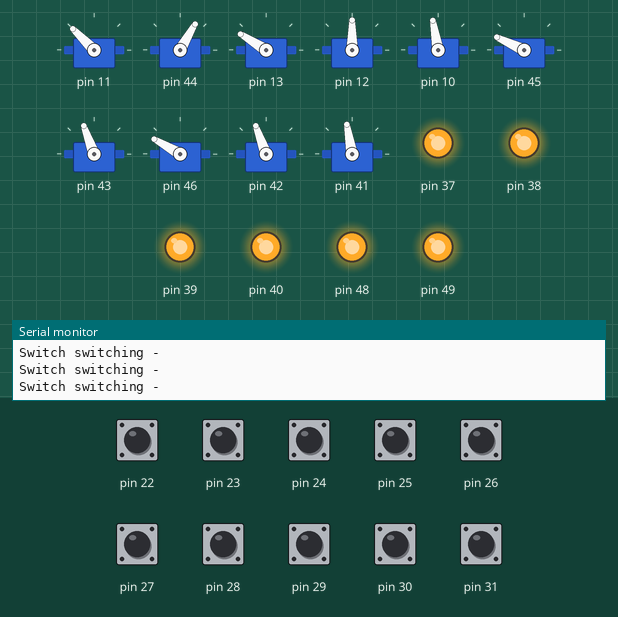
A program run on a simulated Arduino Mega 2560, built with avr-gcc and run on an emulated ATmega2560. On the bench: 10 × servo, output pins drawn as LEDs (lit = HIGH), the last lines printed to the serial monitor. Inputs (shaded band) come from the test bench; at power-on: pin 22–31 HIGH. The audio player accepts every command and is not drawn.

Above: at 2.0 s.
2.1 s: pin 22 pulled LOW for 1 s
At 2.87 s:
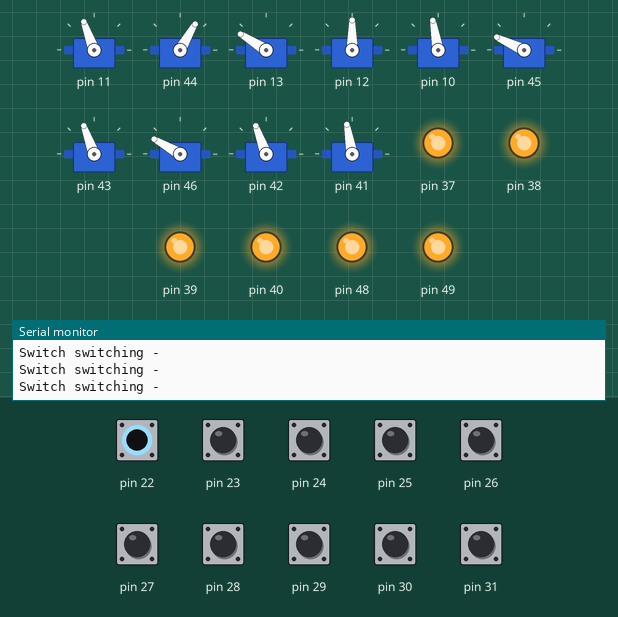
5.4 s: pin 26 pulled LOW for 0.15 s
At 5.56 s:
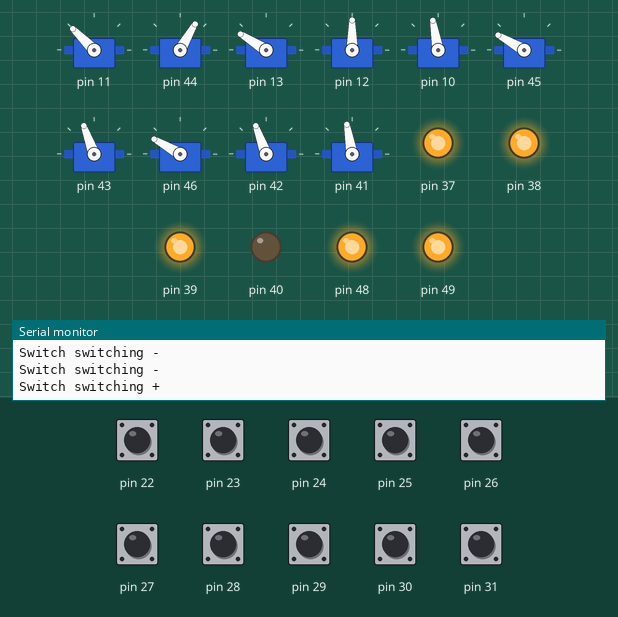
7.2 s: pin 27 pulled LOW for 0.15 s
9.0 s: pin 23 pulled LOW for 1 s
12.0 s: pin 24 pulled LOW for 1 s
At 12.47 s:
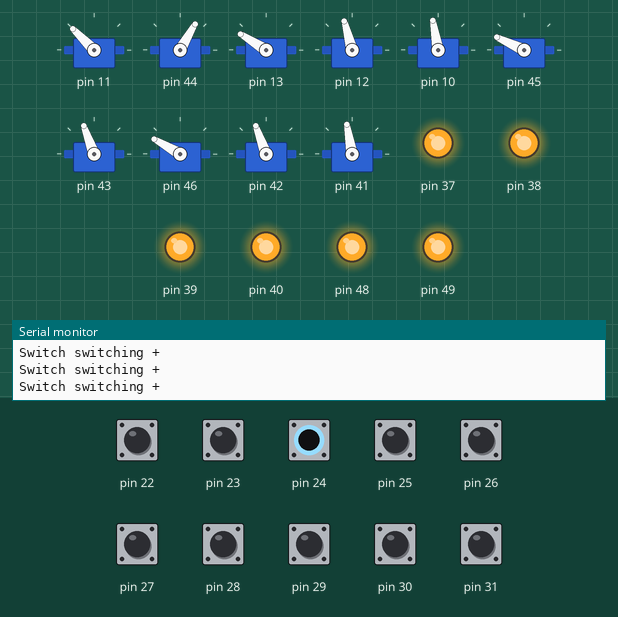
15.0 s: pin 25 pulled LOW for 1 s
At 15.77 s:
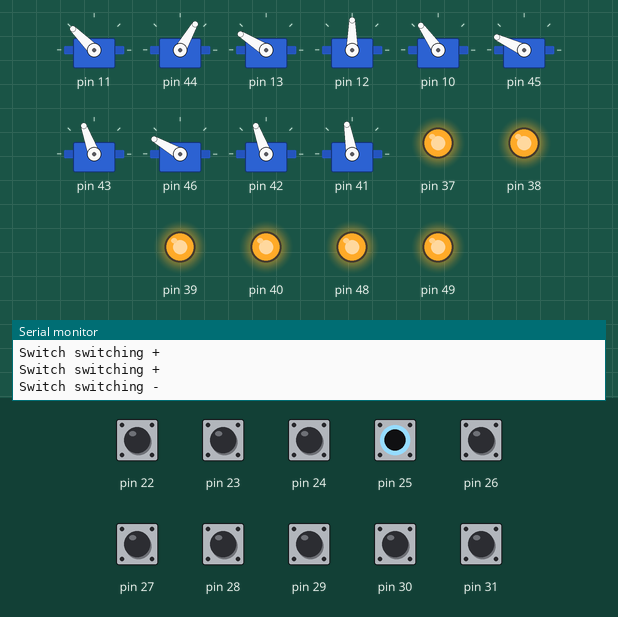
Timing chart, 0 to 18.5 s (numbered marks = the images above; inputs shaded):
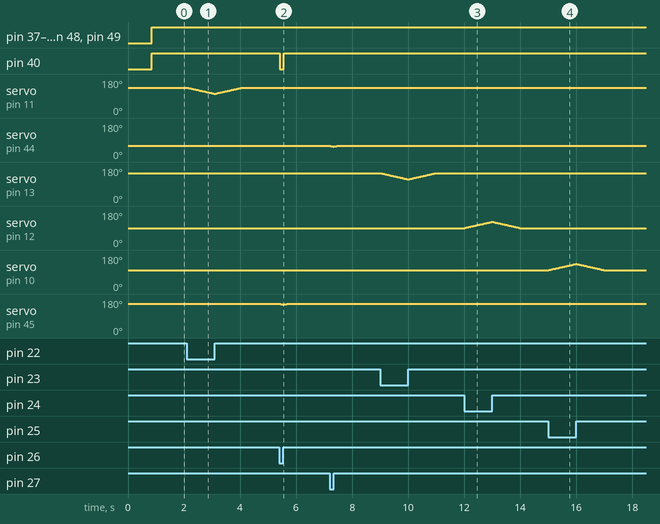

The program:

main.cpp
```cpp
#include <Arduino.h>


#include <Servo.h>

#include "inputHandler.h"
#include "outputHandler.h"
#include "components/servomotor/servomotor.h"
#include "components/relay/relay.h"
#include "signal_logic/signal_logic.h"


uint64_t current_time;

InputHandler *input_handler;

OutputHandler *output_handler;


void setup() {
    //delay(2000);
    Serial.begin(9600);
    input_handler = new InputHandler();
    output_handler = new OutputHandler();
}

void loop() {
    current_time = millis();

    input_handler->b_vyh1->get_state() ? output_handler->vyh1->switch_minus() : output_handler->vyh1->switch_plus();
    input_handler->b_nav1->get_state() ? output_handler->nav1->switch_minus() : output_handler->nav1->switch_plus();
#ifdef FZ1_POWER
    input_handler->b_vyh2->get_state() ? output_handler->vyh2->switch_minus() : output_handler->vyh2->switch_plus();
    input_handler->b_vyh3->get_state() ? output_handler->vyh3->switch_minus() : output_handler->vyh3->switch_plus();
    input_handler->b_vyh4->get_state() ? output_handler->vyh4->switch_minus() : output_handler->vyh4->switch_plus();

    if (input_handler->b_vyh5->get_state()) {
        output_handler->r4->turn_on();
        output_handler->vyh5->switch_minus();
    }
    else {
        output_handler->r4->turn_off();
        output_handler->vyh5->switch_plus();
    }

    input_handler->b_nav2->get_state() ? output_handler->nav2->switch_minus() : output_handler->nav2->switch_plus();
    input_handler->b_nav3->get_state() ? output_handler->nav3->switch_minus() : output_handler->nav3->switch_plus();
    input_handler->b_nav4->get_state() ? output_handler->nav4->switch_minus() : output_handler->nav4->switch_plus();
    input_handler->b_nav5->get_state() ? output_handler->nav5->switch_minus() : output_handler->nav5->switch_plus();
#endif

    //input_handler->ble->mirrorTest();

    input_handler->ble->read_if_available();

    uint8_t* signal_ble_recv_buffer = input_handler->ble->get_signal_recv_buffer();

    if (SignalLogic::k1_route_set())  // TODO and signal is set
        SignalLogic::set_expected_signal(signal_ble_recv_buffer[0]);
    else if (SignalLogic::k2_route_set())
        SignalLogic::set_expected_signal(signal_ble_recv_buffer[1]);
    else if (SignalLogic::k3_route_set())
        SignalLogic::set_expected_signal(signal_ble_recv_buffer[2]);
    else if (SignalLogic::k4_route_set())
        SignalLogic::set_expected_signal(signal_ble_recv_buffer[3]);
    else if (SignalLogic::k6_route_set())
        SignalLogic::set_expected_signal(signal_ble_recv_buffer[4]);

    // todo kdy vyslat IK sign8l

/*
    delay(2000);
    vyh1->switch_minus();
    delay(2000);
    vyh2->switch_minus();
    delay(2000);
    vyh3->switch_minus();
    delay(2000);
    vyh4->switch_minus();
    delay(2000);
    vyh5->switch_minus();
    delay(2000);

    vyh1->switch_plus();
    delay(2000);
    vyh2->switch_plus();
    delay(2000);
    vyh3->switch_plus();
    delay(2000);
    vyh4->switch_plus();
    delay(2000);
    vyh5->switch_plus();
    delay(2000);
*/


  /*
  int i;

  for(i=0; i < 3; i++) {
    digitalWrite(LED_BUILTIN, HIGH);
    delay(100);

    digitalWrite(LED_BUILTIN, LOW);
    delay(100);
  }

  delay(500);

  for(i=0; i < 2; i++) {
    digitalWrite(LED_BUILTIN, HIGH);
    delay(500);

    digitalWrite(LED_BUILTIN, LOW);
    delay(500);
  }
  */

    output_handler->process_states();
    delay(30);
}
```

ble.cpp
```cpp
#include "ble.h"


BleInterface::BleInterface(HardwareSerial &serial) : serial(serial) {

    //this->serial = new SoftwareSerial(tx, rx);

    this->serial.begin(9600);

    //this->serial->begin(9600);
    //this->serial->println("BLE OK SER");
    //Serial.println(this->serial->available() ? "BLE OK" : "BLE OFF");


    /*
    BLE.scanForName("ESP_ELMECH_ST2_GATTS");
    logger->println("Scanning for ESP BLE");

    while (true) {
        peripheral = BLE.available();
        if (peripheral) {
            if (peripheral.localName() == "ESP_ELMECH_ST2_GATTS") {
                logger->println("Found target BLE device!");
                break;
            }
        }
        delay(100);
    }

    BLE.stopScan();

    if (peripheral.connect()) {
        logger->println("Connected to peripheral");
    } else {
        logger->println("Connection failed");
        return;
    }


    if (!peripheral.discoverAttributes()) {
        logger->println("Attribute discovery failed.");
        peripheral.disconnect();
        return;
    }

    logger->println("ESP BLE connected OK");
    */
}

/*
void BleInterface::connect() {
    static bool x = false;

    if (!x) {
        x = true;
        Serial2.print("AT\r\n");
    }
}
*/

void BleInterface::mirrorTest() {
    if (this->serial.available()) {
        uint8_t buffer[5] = {0};
        this->serial.readBytes(buffer, 5);

        for (int x = 0; x < 5; x++)
            Serial.print(buffer[x], HEX);

        Serial.println();
    }

    if (Serial.available())
        this->serial.write(Serial.read());
}


void BleInterface::read_if_available() {
    if (this->serial.available()) {
        auto len = this->serial.readBytes(this->signal_recv_buffer, 5);
        Serial.print("[BLE]: read ");
        Serial.print(len);
        Serial.println(" bytes:");

        for (int x = 0; x < 5; x++) {
            Serial.print("Signal: ");
            Serial.print(x+1);
            Serial.print(": ");
            Serial.println(this->signal_recv_buffer[x], HEX);
        }
    }
}


uint8_t* BleInterface::get_signal_recv_buffer() {
    return this->signal_recv_buffer;
}
```

ble.h
```cpp
#pragma once

#include <HardwareSerial.h>
#include <SoftwareSerial.h>


#include "components/device.h"


class BleInterface {

    private:

        HardwareSerial &serial;
        uint8_t signal_recv_buffer[64] = {0};


    public:
        BleInterface(HardwareSerial &serial);

        //void connect();
        void mirrorTest();

        void read_if_available();
        bool get_ble_buffer_dirty_flag();
        void set_ble_buffer_dirty_flag(const bool arg);
        uint8_t* get_signal_recv_buffer();


};
```

button.cpp
```cpp
#include <Arduino.h>


#include "button.h"


Button::Button(uint16_t pin) {
    this->pin = pin;
    pinMode(pin, INPUT_PULLUP);
}


bool Button::get_state() {
    return (this->pin != 0) ? !digitalRead(this->pin) : false;
}
```

button.h
```cpp
#pragma once

#include <stdint.h>


class Button {
    private:
        uint16_t pin = 0;

    public:
        Button(uint16_t pin);
        Button() {}
        bool get_state();
};
```

device.h
```cpp
#pragma once


#include <stdint.h>


extern uint64_t current_time;


class Device {
    protected:
        int16_t pin = -1;
        uint64_t timer = 0;

    public:
        Device(int16_t pin_num) : pin(pin_num) {}
        virtual void process_state() = 0;
        virtual ~Device() {}
};
```

relay.cpp
```cpp
#include <Arduino.h>

#include "relay.h"

Relay::Relay(const uint16_t pin) : Device(pin) {
    //this->pin = pin;
    pinMode(pin, OUTPUT);
}


void Relay::on() {
    digitalWrite(this->pin, LOW);
    this->relay_state = true;
}

void Relay::off() {
    digitalWrite(this->pin, HIGH);
    this->relay_state = false;
}


void Relay::process_state() {
    switch (this->fsm_state) {
        case ON:
            this->on();
            this->fsm_state = OFF;  // todo toggleable
            break;

        case BLINK:
            if (this->timer == 0)
                this->timer = current_time;
            if (current_time >= this->timer + this->timer_period_ms) {
                this->timer = 0;
                this->relay_state ? this->off() : this->on();
            }
            this->fsm_state = OFF;  // todo toggleable
            break;

        case OFF:
        default:
            this->off();
            break;
    }
}


void Relay::turn_on() {
    this->fsm_state = ON;
}

void Relay::turn_off() {
    this->fsm_state = OFF;
}

void Relay::blink_on(const uint16_t period_ms) {
    this->fsm_state = BLINK;
    this->timer_period_ms = period_ms;
}
```

relay.h
```cpp
#pragma once

#include <stdint.h>

#include "../device.h"


typedef enum relay_fsm {
    OFF,
    ON,
    BLINK
} relay_fsm_t;


class Relay : public Device {
    private:
        // FSM
        relay_fsm_t fsm_state = OFF;
        bool relay_state = false;
        //

        uint64_t timer_period_ms = 0;

        void on();
        void off();

    public:
        Relay(uint16_t pin);
        void process_state() override;  // FSM

        void turn_on();
        void turn_off();
        void blink_on(uint16_t period_ms);
};
```

servomotor.cpp
```cpp
#include <Arduino.h>
#include <stdio.h>

#include "config.h"
#include "servomotor.h"


Servomotor::Servomotor(const uint16_t in_servo_pin, const int min_angle, const int max_angle) : Device(in_servo_pin) {

    //this->pin = in_servo_pin;
    this->servo.attach(in_servo_pin);

    this->min_angle = min_angle;
    this->max_angle = max_angle;

    // get servo in predictable position
    servo.write(max_angle);
}

Servomotor::Servomotor(const uint16_t in_servo_pin, const int min_angle, const int max_angle, const bool set_inverse) : Device(in_servo_pin) {

    //this->pin = in_servo_pin;
    this->servo.attach(in_servo_pin);

    this->min_angle = min_angle;
    this->max_angle = max_angle;

    this->set_inverse = set_inverse;

    // get servo in predictable position
    servo.write(set_inverse ? min_angle : max_angle);
}


int Servomotor::read_angle() {
    return this->servo.read();
}

void Servomotor::step_plus() {
    if (read_angle() < this->max_angle) {
        this->servo.write(read_angle() + SERVO_STEP_SIZE_ANGLE);
        //delay(SERVO_STEP_DELAY_MS);
    }
}


void Servomotor::step_minus() {
    if (read_angle() > this->min_angle) {
        this->servo.write(read_angle() - SERVO_STEP_SIZE_ANGLE);
        //delay(SERVO_STEP_DELAY_MS);
    }
}


void Servomotor::process_state() {
    switch (this->fsm_state) {
        case SER_FSM_PLUS:
            if (this->servo_position == PLUS)
                break;

            if (this->timer == 0)
                this->timer = current_time;

            if (!servo.attached())
                servo.attach(this->pin);

            step_plus();
            this->servo_position = BETWEEN;
            if ((read_angle() >= this->max_angle) || (current_time >= this->timer + SERVO_CMD_TIMEOUT_MS)) { // So servo doesnt switch for infinite time
                Serial.println(F("Switch switching +"));
                this->timer = 0;
                this->in_default_position = this->set_inverse ? false : true;
                this->servo_position = PLUS;
                this->fsm_state = SER_FSM_IDLE;
                this->servo.detach();
            }
            break;

        case SER_FSM_MINUS:
            if (this->servo_position == MINUS)
                break;

            if (this->timer == 0)
                this->timer = current_time;

            if (!servo.attached())
                servo.attach(this->pin);

            step_minus();
            this->servo_position = BETWEEN;
            if ((read_angle() <= this->min_angle) || (current_time >= this->timer + SERVO_CMD_TIMEOUT_MS)) { // Servo doesnt switch for infinite time
                Serial.println(F("Switch switching -"));
                this->timer = 0;
                this->in_default_position = this->set_inverse ? true : false;
                this->servo_position = MINUS;
                this->fsm_state = SER_FSM_IDLE;
                this->servo.detach();
            }
            break;

        case SER_FSM_IDLE:
        default:
            //if (servo.attached())
            //    servo.detach();
            break;
    }
}


void Servomotor::debug(const uint16_t plus_button, const uint16_t minus_button) {
    if (!servo.attached())
        servo.attach(this->pin);

    while (true) {
        if (!digitalRead(plus_button)) {
            step_plus();
            Serial.print("INFO: switch plus: ");
            Serial.println(read_angle());
            while (!digitalRead(plus_button));
        }
        if (!digitalRead(minus_button)) {
            step_minus();
            Serial.print("INFO: switch minus: ");
            Serial.println(read_angle());
            while (!digitalRead(minus_button));
        }
        delay(10);
    }
}


void Servomotor::switch_plus() {
    this->fsm_state = this->set_inverse ? SER_FSM_MINUS : SER_FSM_PLUS;
    //this->in_default_position = true;
}


void Servomotor::switch_minus() {
    this->fsm_state = this->set_inverse ? SER_FSM_PLUS : SER_FSM_MINUS;
    //this->in_default_position = false;
}


bool Servomotor::is_set_plus() {
    return this->in_default_position;
}
```

servomotor.h
```cpp
#pragma once

#include <stdint.h>
#include <Servo.h>

#include "components/device.h"


extern uint64_t current_time;


typedef enum servomotor_fsm {
    SER_FSM_IDLE,  // todo NE?
    SER_FSM_PLUS,
    SER_FSM_MINUS
} servomotor_fsm_t;


typedef enum servo_position {
    PLUS,
    BETWEEN,
    MINUS
} servo_position_t;


class Servomotor : public Device {
    private:
        // FSM
        servomotor_fsm_t fsm_state = SER_FSM_IDLE;
        bool in_default_position = true;
        //

        Servo servo;
        servo_position_t servo_position = PLUS;
        //int pin = -1;

        int max_angle = -1;
        int min_angle = -1;

        bool set_inverse = false;

        int read_angle();
        void step_plus();
        void step_minus();


    public:
        Servomotor(uint16_t in_servo_pin, int min_angle, int max_angle);
        Servomotor(uint16_t in_servo_pin, int min_angle, int max_angle, bool set_inverse);
        void process_state() override;  // FSM

        void debug(uint16_t plus_button, uint16_t minus_button);
        void switch_plus();
        void switch_minus();

        bool is_set_plus();
};
```

speaker.cpp
```cpp
#include "speaker.h"


Speaker::Speaker(HardwareSerial &serial, const uint8_t volume) : Device(-1) {

    serial.begin(9600);
    delay(100);  // Allow hardware to settle

    //Serial.begin(9600);

    this->DFPlayer.begin(serial, /*isACK = */true, /*doReset = */true);
    //if (!this->DFPlayer.begin(serial, /*isACK = */true, /*doReset = */true))  //Use serial to communicate with mp3.
        //Serial.println(F("Unable to setup mp3"));

    delay(200);

    //Serial.println(F("OK"));

    this->DFPlayer.enableLoop();
    this->DFPlayer.volume((volume > 30) ? 30 : volume);
}


void Speaker::process_state() {
    switch (this->fsm_state) {
        case PLAY:
            if (this->is_busy)
                return;

            this->is_busy = true;
            this->DFPlayer.play(2);
            break;

        default:
        case STOP:
            if (!this->is_busy)
                return;

            this->DFPlayer.stop();
            this->is_busy = false;
            break;
    }
}


void Speaker::play() {
    this->fsm_state = PLAY;
}


void Speaker::stop() {
    this->fsm_state = STOP;
}
```

speaker.h
```cpp
#pragma once


#include "DFRobotDFPlayerMini.h"

#include "components/device.h"


typedef enum speaker_fsm {
    STOP,
    PLAY
} speaker_fsm_t;


class Speaker : public Device {
    private:

       DFRobotDFPlayerMini DFPlayer;
       speaker_fsm_t fsm_state = STOP;
       bool is_busy = false;


    public:
        Speaker(HardwareSerial &serial, uint8_t volume);

        void process_state() override; //FSM

        void play();
        void stop();
};
```

inputHandler.h
```cpp
#pragma once

#include "components/button/button.h"
#include "components/ble/ble.h"

class InputHandler {
    public:

        Button *b_vyh1 = new Button(22);
        Button *b_vyh2 = new Button(23);
        Button *b_vyh3 = new Button(24);
        Button *b_vyh4 = new Button(25);
        Button *b_vyh5 = new Button(26);

        Button *b_nav1 = new Button(27);
        Button *b_nav2 = new Button(28);
        Button *b_nav3 = new Button(29);
        Button *b_nav4 = new Button(30);
        Button *b_nav5 = new Button(31);

        BleInterface *ble = new BleInterface(Serial2);  // 16=TX, 17=RX


};
```

outputHandler.h
```cpp
#pragma once

#include "config.h"

#include "components/device.h"

#include "components/relay/relay.h"
#include "components/servomotor/servomotor.h"
#include "components/speaker/speaker.h"


class OutputHandler {
    public:

        Relay *r4 = new Relay(40);
    #ifdef FZ1_POWER
        Relay *r1 = new Relay(37);
        Relay *r2 = new Relay(39);
        Relay *r3 = new Relay(38);
        // SSR
        Relay *r5 = new Relay(49);
        Relay *r6 = new Relay(48);
    #endif

        Servomotor *vyh1 = new Servomotor(11, 80, 135);
        Servomotor *nav1 = new Servomotor(44, 20, 60);
    #ifdef FZ1_POWER
        Servomotor *vyh2 = new Servomotor(13, 52, 148);
        Servomotor *vyh3 = new Servomotor(12, 90, 137, true);
        Servomotor *vyh4 = new Servomotor(10, 100, 140, true);
        Servomotor *vyh5 = new Servomotor(45, 53, 155);

        Servomotor *nav2 = new Servomotor(43, 70, 110);
        Servomotor *nav3 = new Servomotor(46, 110, 150);
        Servomotor *nav4 = new Servomotor(42, 70, 110);
        Servomotor *nav5 = new Servomotor(41, 100, 140, true);
    #endif
        Speaker *crossing = new Speaker(Serial1, 10);  // 18=TX, 19=RX


        Device *device_list[
            #ifdef FZ1_POWER
                17
            #else
                4
            #endif
        ] = {
            r4,
            vyh1,
            nav1,
            crossing,

            #ifdef FZ1_POWER
                r1, r2, r3, r5, r6,
                vyh2, vyh3, vyh4, vyh5,
                nav2, nav3, nav4, nav5
            #endif
        };


        void process_states() {
            for (auto &device : device_list)
                device->process_state();
        }
};
```

signal_logic.h
```cpp
#pragma once


#include "outputHandler.h"


extern OutputHandler *output_handler;


typedef enum signal_speed {
    HALT,
    FULL_SPEED,
    REDUCED_SPEED_40,
    REDUCED_SPEED_60,
    REDUCED_SPEED_80,
    REDUCED_SPEED_100
} signal_speed_t;


class SignalLogic {
    private:
        static void go_default_aspect();
        static void go_expect_green();
        static void go_expect_40();
        static void go_expect_60();
        static void go_expect_80();
        static void go_expect_100();

    public:
        static bool k1_route_set();
        static bool k2_route_set();
        static bool k3_route_set();
        static bool k4_route_set();
        static bool k6_route_set();

        static void set_expected_signal(const uint8_t signal_state);
};
```

Source omitted: signal_logic.cpp (2223 bytes), config.h (232 bytes)

Measured:
- after the input at 5.4 s, pin 40: HIGH → LOW at once, → HIGH 0.15 s later
- after the input at 12.0 s, servo on pin 12: rises from 90° to 123° in 0.97 s, then falls to 90° in 1.0 s
- after the input at 15.0 s, servo on pin 10: rises from 100° to 133° in 0.97 s, then falls to 100° in 1.0 s
